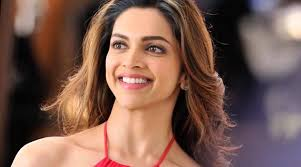
#> input picture smilee.jpeg, 301 x 167 px
$ jupyter execute --allow-errors dip_HaarCascade.ipynb
#> lines starting #> are read from the running program, lines starting #| are printed output that depends on the picture; after the words box and inside, x2 and y2 are one past the last pixel; in counts of white or black regions, pixels touching at a corner belong together
[cell 1]
import os
import cv2
import numpy as np

Base_dir='/Users/shreevathsapk/Desktop/Dipprj'
os.chdir(Base_dir)

[cell 2]
face_cascade = cv2.CascadeClassifier('haarcascade_frontalface_default.xml')
eye_cascade = cv2.CascadeClassifier('haarcascade_smile.xml')

[cell 3]
img = cv2.imread('smilee.jpeg')
#> img is the input picture: shape (167, 301, 3); mean B, G, R 80.1, 90.8, 122.7
gray = cv2.cvtColor(img, cv2.COLOR_BGR2GRAY)
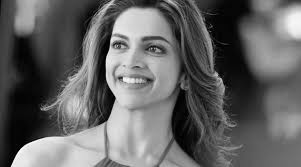
#> gray: shape (167, 301); min 0, max 252, mean 99.1

[cell 4]
faces = face_cascade.detectMultiScale(gray, 1.3, 5)
#> faces = [[91, 12, 89, 89]]

[cell 5]
faces[0][0]
#> Out = 91

[cell 6]
x,y,w,h=faces[0]
#> x = 91; y = 12; w = 89; h = 89
k=img[y:y+w,x:x+h]
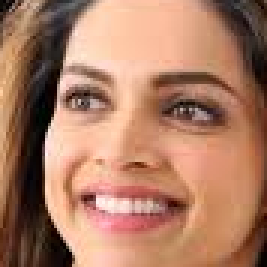
#> k: shape (89, 89, 3) (shown 3 times larger); mean B, G, R 99.8, 123.7, 172

[cell 7]
cv2.imshow('k',k)
cv2.waitKey(0)

[cell 8]
k.shape
#> Out = (89, 89, 3)

[cell 9]
img[26:117][99:190].shape
#> Out = (0, 301, 3)

[cell 10]
for (x,y,w,h) in faces:
    img = cv2.rectangle(img,(x,y),(x+w,y+h),(255,0,0),2)
    roi_gray = gray[y:y+h, x:x+w]
    roi_color = img[y:y+h, x:x+w]
    eyes = eye_cascade.detectMultiScale(roi_gray)
    for (ex,ey,ew,eh) in eyes:
        cv2.rectangle(roi_color,(ex,ey),(ex+ew,ey+eh),(0,255,0),2)
#> this loop made 1 pass
#> (x, y, w, h, eyes) on pass 1: (91, 12, 89, 89, [[20, 57, 47, 23]])
#> pass 1, `img = cv2.rectangle(img,(x,y),(x+w,y+h),(255,0,0),2)`:
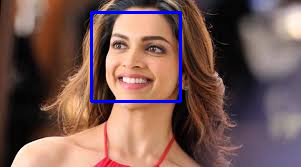
#> img: shape (167, 301, 3); 2.12% of pixels changed, all inside (x1, y1, x2, y2) = (90, 11, 182, 103)
#> pass 1, `roi_gray = gray[y:y+h, x:x+w]`:
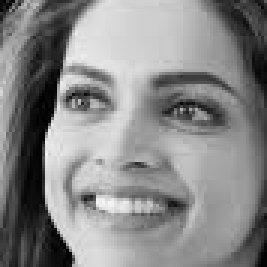
#> roi_gray: shape (89, 89) (shown 3 times larger); min 0, max 246, mean 135.5
#> pass 1, `roi_color = img[y:y+h, x:x+w]`:
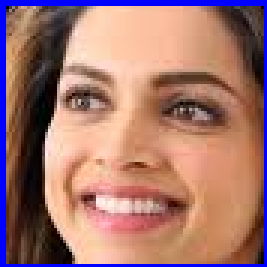
#> roi_color: shape (89, 89, 3) (shown 3 times larger); mean B, G, R 111.4, 116.9, 162.5
#> after the loop:
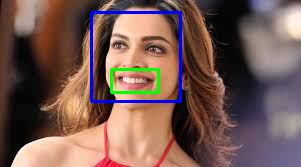
#> img: shape (167, 301, 3); 0.83% of pixels changed, all inside (x1, y1, x2, y2) = (110, 68, 160, 94)
#> after the loop:
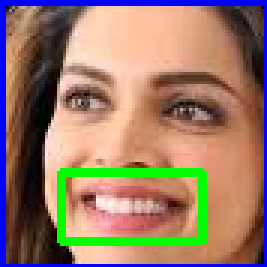
#> roi_color: shape (89, 89, 3) (shown 3 times larger); 5.25% of pixels changed, all inside (x1, y1, x2, y2) = (19, 56, 69, 82)

cv2.imshow('img',img)
cv2.waitKey(0)
cv2.destroyAllWindows()

#> (a cell that did not finish here is left out)

[cell 12]
histg = cv2.calcHist([img],[0],None,[256],[0,256])
#> histg = 256 values, max 1064 at index 255, min 0 at index 245, mean 196.4

$ run again, with angry11.jpeg copied over smilee.jpeg
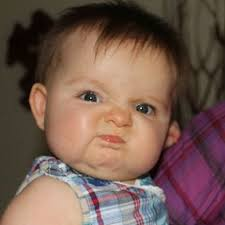
#> input picture angry11.jpeg, 225 x 225 px
#> img is the input picture: shape (225, 225, 3); mean B, G, R 79, 89.5, 116
#> `gray = cv2.cvtColor(img, cv2.COLOR_BGR2GRAY)`:
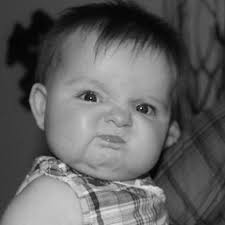
#> gray: shape (225, 225); min 1, max 232, mean 96.2
#> faces = [[44, 45, 150, 150]]
#> `faces[0][0]`: Out = 44
#> `x,y,w,h=faces[0]`: y = 45; w = 150
#> the loop `for (x,y,w,h) in faces:` made 1 pass
#> after the loop `for (x,y,w,h) in faces:`:
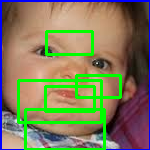
#> roi_color: shape (150, 150, 3); mean B, G, R 91.2, 124.8, 127.7
#> histg = 256 values, max 2896 at index 0, min 0 at index 239, mean 197.8
